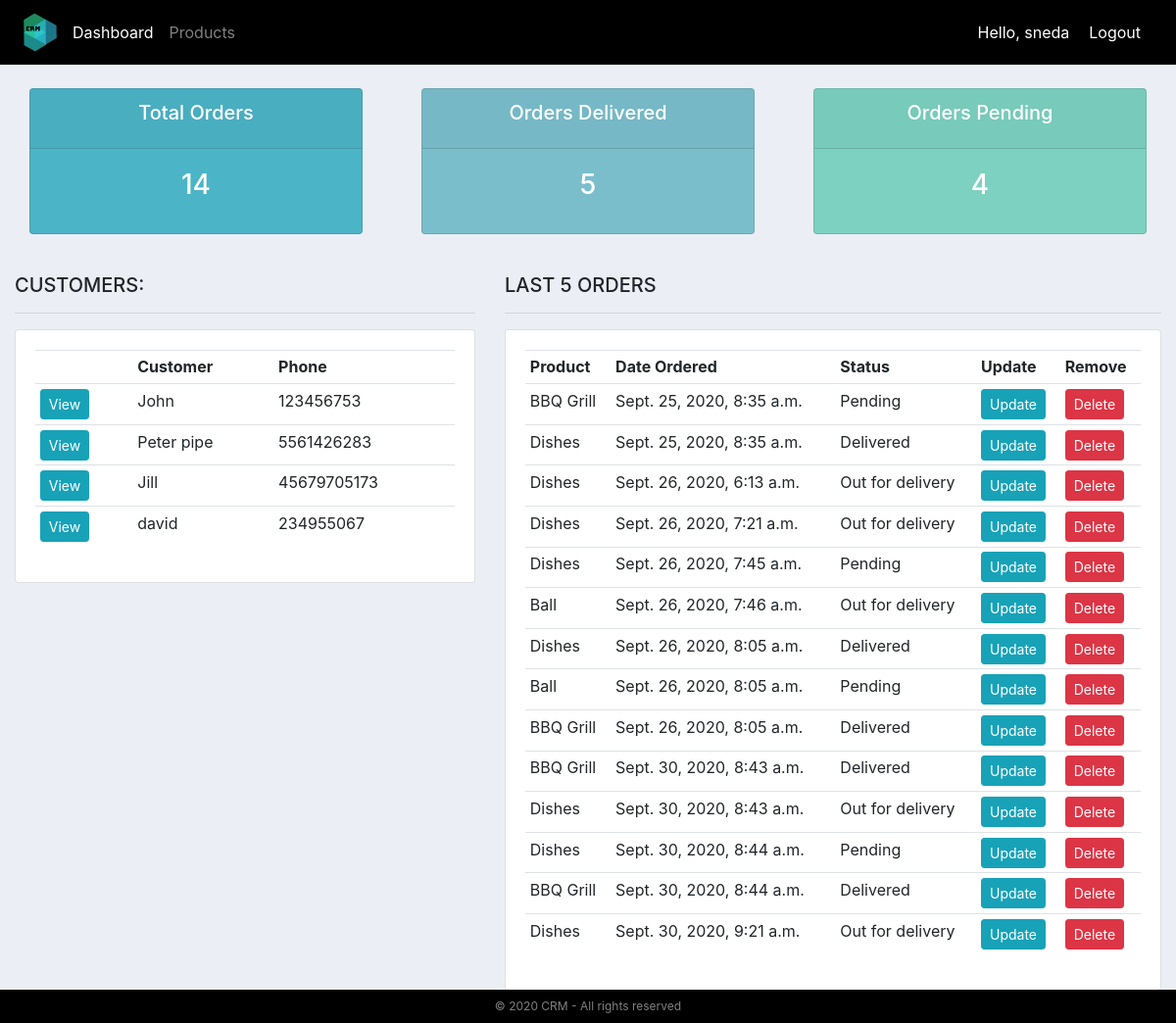
The app's page / (signed in) with its own data.
### accounts/models.py (models this page shows, shortened)
class Customer(models.Model):
    user = models.OneToOneField(User, null = True, on_delete = models.CASCADE)
    name = models.CharField(max_length=200, null=True)
    phone = models.CharField(max_length=200, null=True)
    email = models.CharField(max_length=200, null=True)
    profile_pic = models.ImageField(default="profile_pic1.jpg",null = True, blank=True)
    date_created = models.DateTimeField(auto_now_add=True, null=True)

class Order(models.Model):
    STATUS = (
            ('Pending','Pending'),
            ('Out for delivery','Out for delivery'),
            ('Delivered','Delivered'),
            )
    customer = models.ForeignKey(Customer, null=True, on_delete = models.SET_NULL)
    product = models.ForeignKey(Product, null=True, on_delete = models.SET_NULL)
    date_created = models.DateTimeField(auto_now_add=True, null=True)
    status = models.CharField(max_length=200, null=True,choices = STATUS)

class Product(models.Model):
    CATEGORY = (
                ('Indoor','Indoor'),
                ('Outdoor','Outdoor'),
                )
    name = models.CharField(max_length=200, null=True)
    price = models.FloatField(null=True)
    category = models.CharField(max_length=200, null=True, choices = CATEGORY)
    description = models.CharField(max_length=200, null=True, blank = True)
    date_created = models.DateTimeField(auto_now_add=True, null=True)
    tags = models.ManyToManyField(Tag)
    def __str__(self):
        return self.name

### accounts/decorators.py (the view)
    def wrapper_func(request, *args, **kwargs):
        group = None
        if request.user.groups.exists():
            group = request.user.groups.all()[0].name
        if group == 'customer':
            return redirect('userPage')
        if group == 'admin':
            return view_func(request, *args, **kwargs)

### accounts/views.py (called while the page is built)
@login_required(login_url='login')
@admin_only
def home(request):
    orders = Order.objects.all()
    customers = Customer.objects.all()
    total_customers = customers.count()
    total_orders = orders.count()
    delivered = orders.filter(status = 'Delivered').count()
    pending = orders.filter(status = 'Pending').count()
    context = {'orders': orders, 'customers': customers,
               'total_customers': total_customers, 'total_orders': total_orders, 'delivered': delivered, 'pending': pending}
    return render(request,'accounts/dashboard.html',context)

### accounts/templates/accounts/dashboard.html
{% extends 'accounts/main.html' %}
{% block content %}
{%include 'accounts/status.html'%}
<br>
<div class = "row">
    <div class="col-md-5">
        <h5>CUSTOMERS:</h5>
        <hr>
        <div class = "card card-body">
            <table class = "table table-sm">
                <tr>
                    <th></th>
                    <th>Customer</th>
                    <th>Phone</th>
                </tr>
                {% for customer in customers %}
                <tr>
                    <td><a href="{% url 'customer' customer.id %}" class="btn btn-sm btn-info">View</a></td>
                    <td>{{customer.name}}</td>
                    <td>{{customer.phone}}</td>
                </tr>
                {% endfor %}
            </table>
        </div>
    </div>
    <div class="col-md-7">
        <h5>LAST 5 ORDERS</h5>
        <hr>
        <div class = "card card-body">
            <table class = "table table-sm">
                <tr>
                    <th>Product</th>
                    <th>Date Ordered</th>
                    <th>Status</th>
                    <th>Update</th>
                    <th>Remove</th>
                </tr>
                {% for order in orders %}
                <tr>
                    <td>{{order.product}}</td>
                    <td>{{order.date_created}}</td>
                    <td>{{order.status}}</td>
                    <td><a class="btn btn-sm btn-info" href="{% url 'update_order' order.id %}">Update</a></td>
                    <td><a class="btn btn-sm btn-danger" href="{% url 'delete_order' order.id %}">Delete</a></td>
                </tr>
                {% endfor %}
            </table>
        </div>
    </div>
</div>
{% endblock %}

### accounts/templates/accounts/main.html (shortened to what this page needs)
{% load static %}
<!DOCTYPE html>
<html lang="en">
<head>
    <link rel="stylesheet" href="https://stackpath.bootstrapcdn.com/bootstrap/4.3.1/css/bootstrap.min.css"
>
    <link rel="stylesheet" href="{% static '/css/main.css' %}" type="text/css">
</head>
<body>
    {% include 'accounts/navbar.html' %}
    <div class="container-fluid">
    {% block content %}
    {% endblock %}
    </div>
    {% include 'accounts/footer.html' %}
</body>
</html>

### accounts/templates/accounts/navbar.html (shortened to what this page needs)
{% load static %}
<nav class="navbar navbar-expand-lg navbar-dark">
    <img src ="{% static 'images/logo2.png' %}" class="img-responsive">
    <div class="collapse navbar-collapse" id="navbarNav">
        <ul class="navbar-nav">
            {% if request.user.is_staff %}
            <li class="nav-item active">
                <a class="nav-link" href="{% url 'home' %}">Dashboard</a>
            </li>
            <li class="nav-item">
                <a class="nav-link" href="{% url 'products' %}">Products</a>
            </li>
            {% else %}
            <li class="nav-item">
                <a class="nav-link" href="{% url 'account' %}">Settings</a>
            </li>
            {% endif %}
        </ul>
    </div>
    <span class="hello-msg">Hello, {{request.user}}</span>
    <span><a class="hello-msg" href="{% url 'logout' %}">Logout</a></span>
</nav>

### accounts/templates/accounts/status.html
<br>
<div class="row">
    <div class="col">
        <div class="col-md">
            <div class="card text-center text-white  mb-3" id="total-orders">
                <div class="card-header">
                    <h5 class="card-title">Total Orders</h5>
                </div>
                <div class="card-body">
                    <h3 class="card-title">{{total_orders}}</h3>
                </div>
            </div>
        </div>
    </div>
    <div class="col">
        <div class="col-md">
            <div class="card text-center text-white  mb-3" id="orders-delivered">
                <div class="card-header">
                    <h5 class="card-title">Orders Delivered</h5>
                </div>
                <div class="card-body">
                    <h3 class="card-title">{{delivered}}</h3>
                </div>
            </div>
        </div>
    </div>
    <div class="col">
        <div class="col-md">
            <div class="card text-center text-white  mb-3" id="orders-pending">
                <div class="card-header">
                    <h5 class="card-title">Orders Pending</h5>
                </div>
                <div class="card-body">
                    <h3 class="card-title">{{pending}}</h3>
                </div>
            </div>
        </div>
    </div>
</div>

### accounts/templates/accounts/footer.html (shortened to what this page needs)
<footer class="page-footer font-small blue fixed-bottom">
    <div class="footer-copyright text-center py-2">© 2020 CRM - All rights reserved
    </div>
</footer>

### static/css/main.css (style rules this page uses)
body { background-color: #ebeff5; }
#total-orders { background-color: #4cb4c7; }
#orders-delivered { background-color: #7abecc; }
#orders-pending { background-color: #7CD1C0; }
.img-responsive { height: auto; width: auto; max-height: 50px; max-width: 250px; }

### accounts/templates/accounts/navbar.html (style rules this page uses)
.hello-msg { font : 18px; color: white; margin-right: 20px; }
nav { background-color: black; }

### accounts/templates/accounts/footer.html (style rules this page uses)
footer { background-color: black; }
.footer-copyright { color: grey; font-size: 12px; }

### records on screen
Customer: name "John", phone "123456753"
Customer: name "Peter pipe", phone "5561426283"
Customer: name "Jill", phone "45679705173"
Customer: name "david", phone "234955067"
Order: product "BBQ Grill", date_created "Sept. 25, 2020, 8:35 a.m.", status "Pending"
Order: product "Dishes", date_created "Sept. 25, 2020, 8:35 a.m.", status "Delivered"
Order: product "Dishes", date_created "Sept. 26, 2020, 6:13 a.m.", status "Out for delivery"
Order: product "Dishes", date_created "Sept. 26, 2020, 7:21 a.m.", status "Out for delivery"
Order: product "Dishes", date_created "Sept. 26, 2020, 7:45 a.m.", status "Pending"
Order: product "Ball", date_created "Sept. 26, 2020, 7:46 a.m.", status "Out for delivery"
Order: product "Dishes", date_created "Sept. 26, 2020, 8:05 a.m.", status "Delivered"
Order: product "Ball", date_created "Sept. 26, 2020, 8:05 a.m.", status "Pending"
Order: product "BBQ Grill", date_created "Sept. 26, 2020, 8:05 a.m.", status "Delivered"
Order: product "BBQ Grill", date_created "Sept. 30, 2020, 8:43 a.m.", status "Delivered"
Order: product "Dishes", date_created "Sept. 30, 2020, 8:43 a.m.", status "Out for delivery"
Order: product "Dishes", date_created "Sept. 30, 2020, 8:44 a.m.", status "Pending"
Order: product "BBQ Grill", date_created "Sept. 30, 2020, 8:44 a.m.", status "Delivered"
Order: product "Dishes", date_created "Sept. 30, 2020, 9:21 a.m.", status "Out for delivery"

### other values on screen
{{ request.user }} "sneda"
{{ total_orders }} "14"
{{ delivered }} "5"
{{ pending }} "4"
